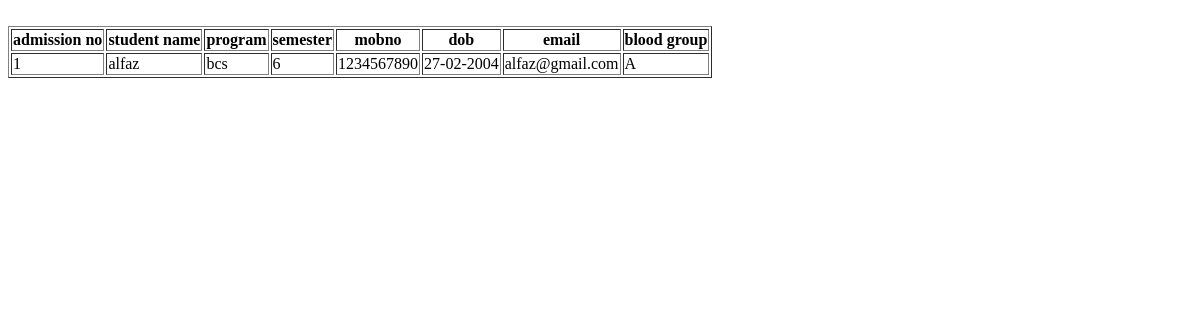
Page /Viewuser on the earlier database version.
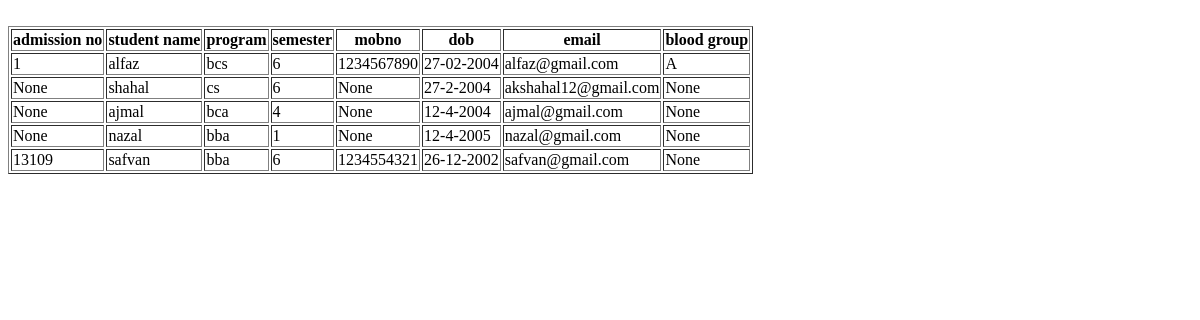
Same page on the later database version.
### labtrackapp/models.py (models this page shows)
class UserTable(models.Model):
    admissionno=models.IntegerField(null=True,blank=True)
    name=models.CharField(max_length=100,null=True,blank=True)
    program=models.CharField(max_length=100,null=True,blank=True)
    mobno=models.BigIntegerField(null=True,blank=True)
    dob=models.CharField(max_length=100,null=True,blank=True)
    gender=models.CharField(max_length=100,null=True,blank=True)
    bloodgroup=models.CharField(max_length=20,null=True,blank=True)
    semester=models.CharField(max_length=20,null=True,blank=True)
    LOGINID=models.ForeignKey(LoginTable,on_delete=models.CASCADE,null=True,blank=True)
    email=models.CharField(max_length=100,null=True,blank=True)
    Class=models.CharField(max_length=100,null=True,blank=True)

### labtrackapp/views.py (the view)
# urls.py: path('Viewuser',User.as_view(), name='Viewuser'),
class User(View):
    def get(self, requst):
        c = UserTable.objects.all()
        return render(requst,'adminpanel/viewstudents.html',{'students':c})

### templates/adminpanel/viewstudents.html (shortened to what this page needs)
<!DOCTYPE html>
<html lang="en">
<head>
</head>
<body>
    <table border="1"><br>
        <tr>
        <th>admission no</th>
        <th>student name</th>
        <th>program</th>
        <th>semester</th>
        <th>mobno</th>
        <th>dob</th>
        <th>email</th>
        <th>blood group</th>
        </tr>
        {% for i in students %}
        <tr>
            <td>{{ i.admissionno }}</td>
             <td>{{ i.name }}</td>
             <td>{{ i.program }}</td>
             <td>{{ i.semester }}</td>
             <td>{{ i.mobno }}</td>
             <td>{{ i.dob }}</td>
             <td>{{ i.email }}</td>
             <td>{{ i.bloodgroup }}</td>
        </tr>
         {% endfor %}
    </table>
</body>
</html>

Differences in the rows shown:
added UserTable: admissionno "None", name "shahal", program "cs", semester "6", mobno "None", dob "27-2-2004", email "akshahal12@gmail.com", bloodgroup "None"
added UserTable: admissionno "None", name "ajmal", program "bca", semester "4", mobno "None", dob "12-4-2004", email "ajmal@gmail.com", bloodgroup "None"
added UserTable: admissionno "None", name "nazal", program "bba", semester "1", mobno "None", dob "12-4-2005", email "nazal@gmail.com", bloodgroup "None"
added UserTable: admissionno "13109", name "safvan", program "bba", semester "6", mobno "1234554321", dob "26-12-2002", email "safvan@gmail.com", bloodgroup "None"
